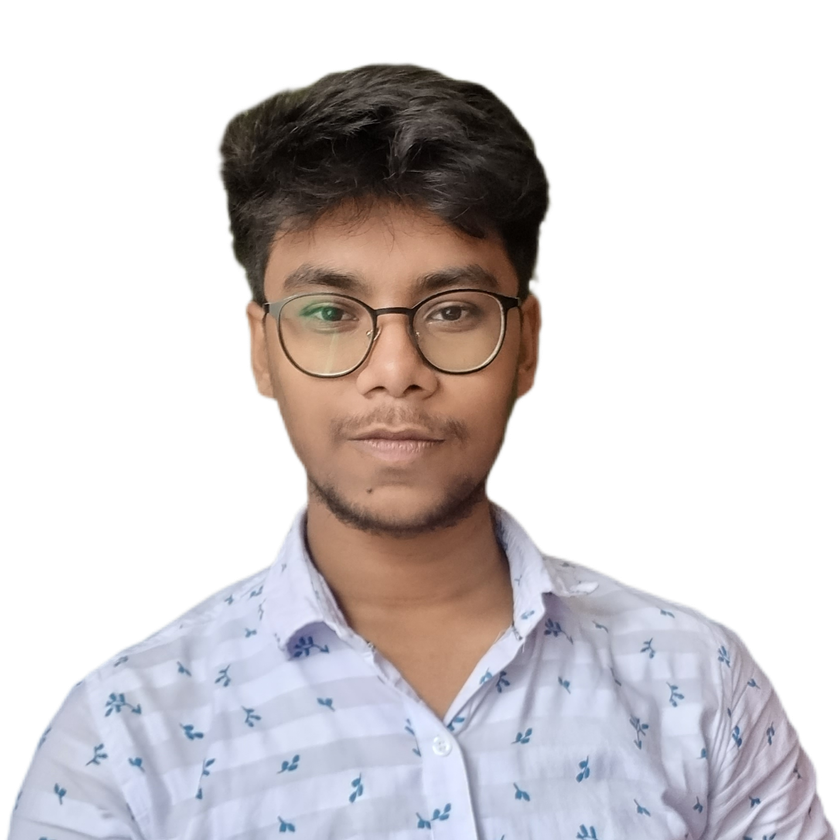
#> input picture images/myPhoto.png, 840 x 840 px, shrunk from 2075 x 2075 before the run
$ python main.py
#> lines starting #> are read from the running program, lines starting #| are printed output that depends on the picture
import cv2
import numpy as np
from PIL import Image

def detect_faces(image_path):
    # Load the image using PIL
#> called with image_path = 'images/myPhoto.png'
    pil_image = Image.open(image_path)
#> pil_image is the input picture: PIL image 840x840 RGBA; mean R, G, B, A 75.3, 70.2, 71.4, 114.7

    # Convert image to RGB if it's not already
    if pil_image.mode != 'RGB':
        pil_image = pil_image.convert('RGB')
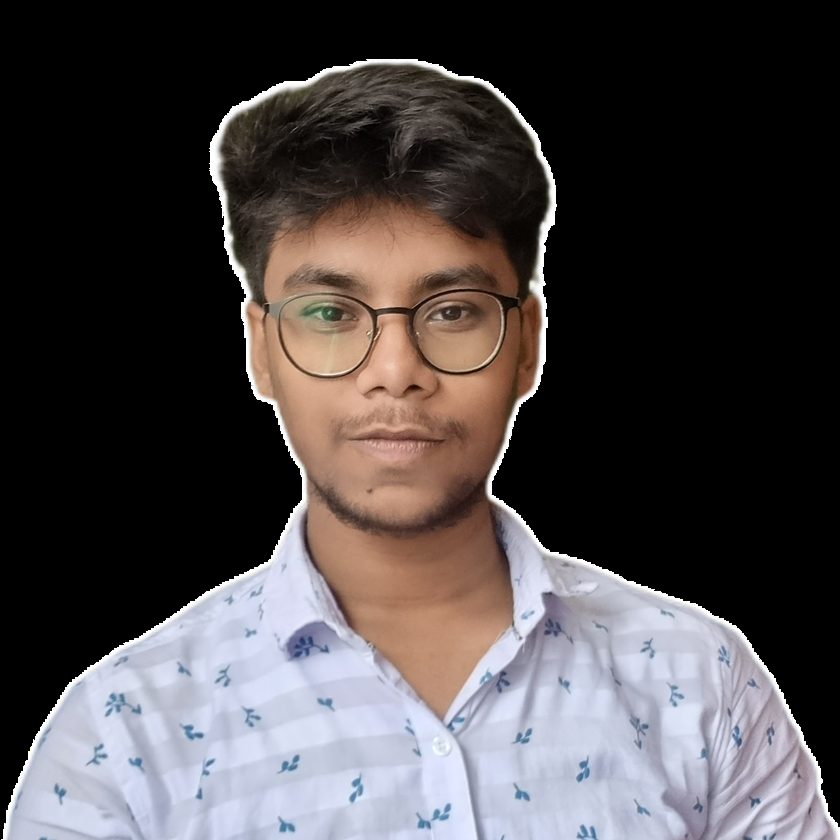
#> pil_image: PIL image 840x840 RGB; mean R, G, B 75.3, 70.2, 71.4

    # Convert PIL image to numpy array
    image = np.array(pil_image)

    # Convert RGB to BGR (OpenCV uses BGR)
    image_bgr = cv2.cvtColor(image, cv2.COLOR_RGB2BGR)

    # Load the cascade
    face_cascade = cv2.CascadeClassifier(cv2.data.haarcascades + 'haarcascade_frontalface_default.xml')

    # Convert into grayscale
    gray = cv2.cvtColor(image_bgr, cv2.COLOR_BGR2GRAY)
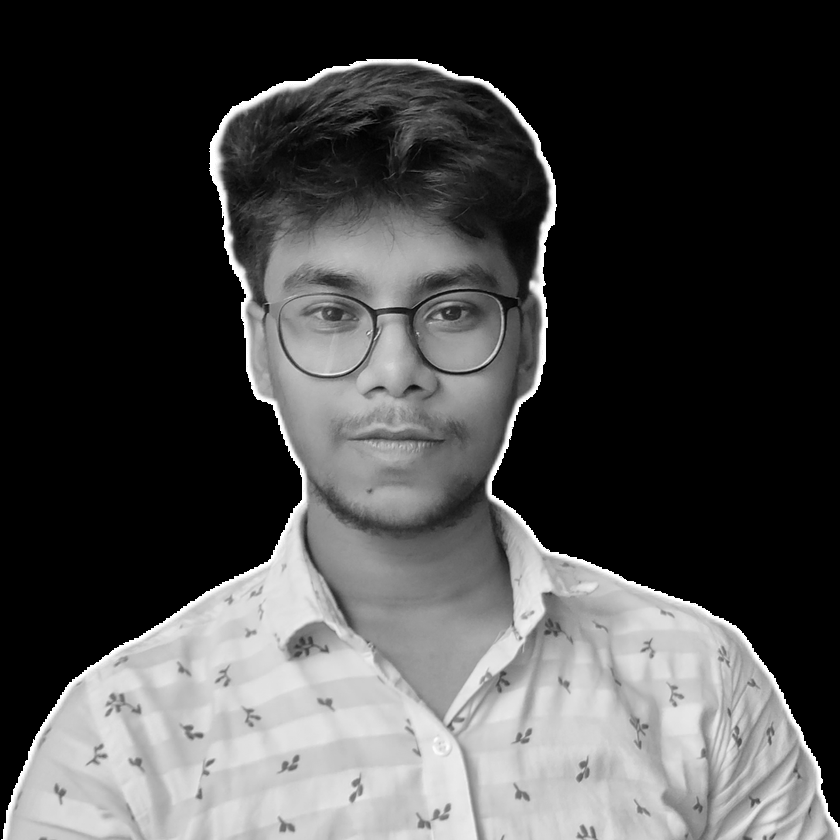
#> gray: shape (840, 840); min 0, max 255, mean 71.8

    # Detect faces
    faces = face_cascade.detectMultiScale(gray, 1.1, 4)
#> faces = [[237, 190, 303, 303]]

    return faces, image_bgr

def main():
    image_path = "images/myPhoto.png"  # Update this path to your image file
    faces, image = detect_faces(image_path)
#> faces = [[237, 190, 303, 303]]

    print(f"Number of faces detected: {len(faces)}")
#| Number of faces detected: 1

    # Draw rectangle around the faces and save the output image
    for (x, y, w, h) in faces:
        cv2.rectangle(image, (x, y), (x+w, y+h), (255, 0, 0), 2)
#> this loop made 1 pass
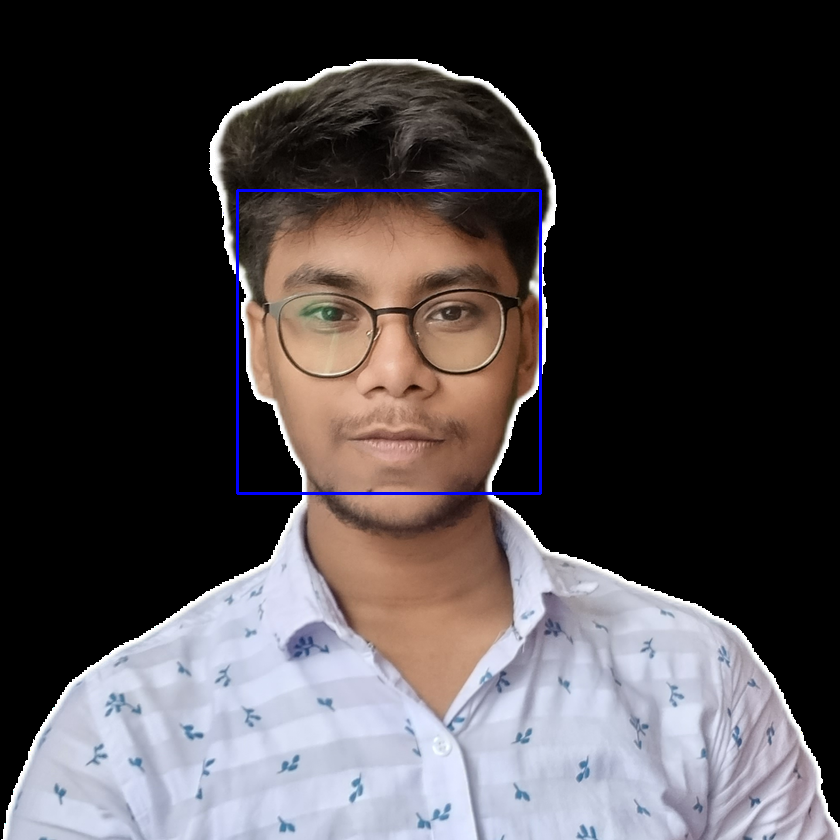
#> image: shape (840, 840, 3); mean B, G, R 72.4, 69.9, 74.9

    cv2.imwrite('detected_faces.png', image)
    print("Saved image with detected faces as 'detected_faces.png'")

    # Display face locations
    for i, (x, y, w, h) in enumerate(faces):
        print(f"Face {i+1} location - Top: {y}, Left: {x}, Bottom: {y+h}, Right: {x+w}")

if __name__ == "__main__":
    main()
